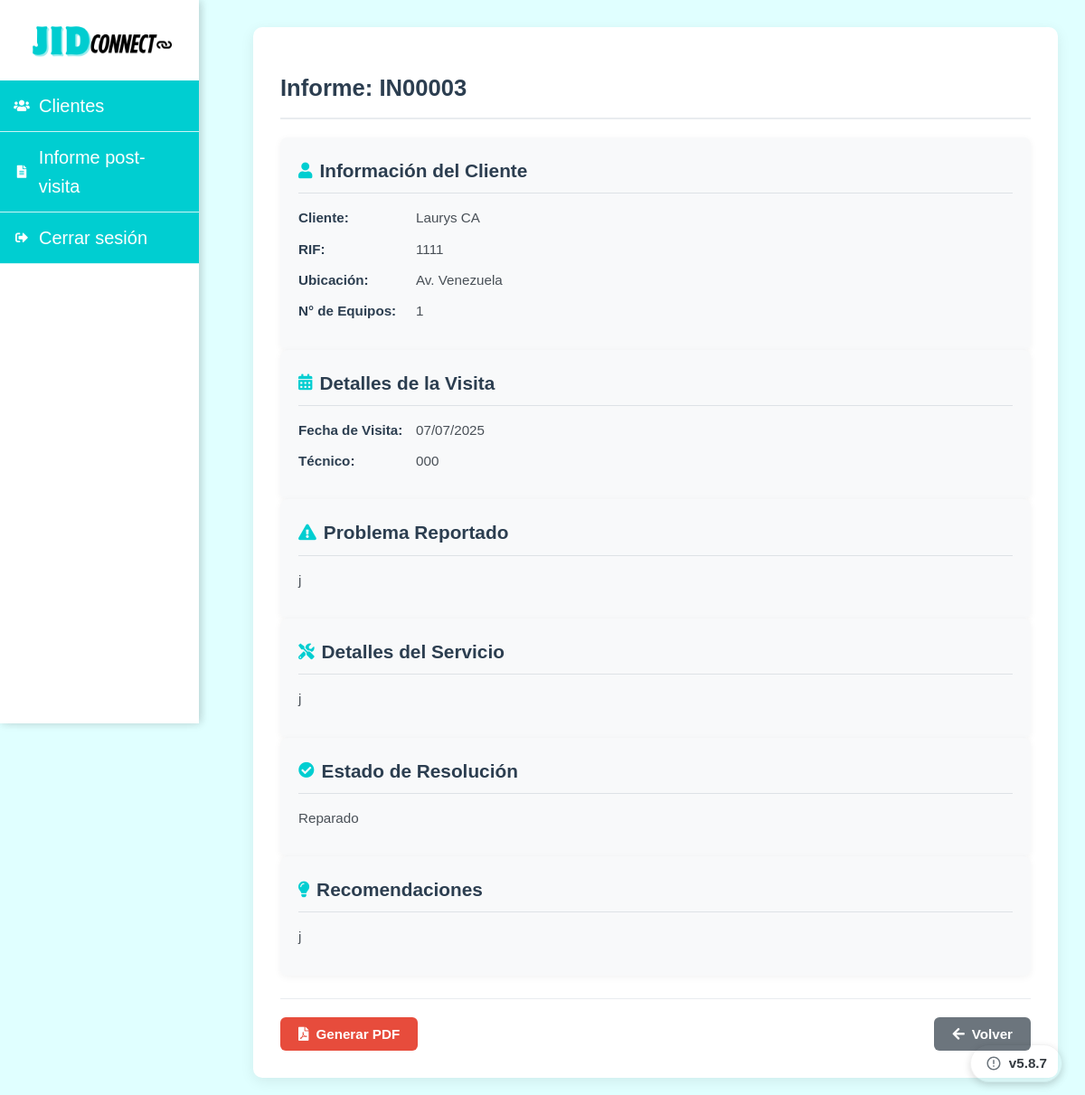
/ver_informe.php?id=6 (signed in), run on the app's committed database.
### tables this page shows
CREATE TABLE `informes` (
  `id` int(11) NOT NULL,
  `cliente_id` int(11) NOT NULL,
  `servicio_id` int(11) DEFAULT NULL,
  `numero_informe` varchar(20) NOT NULL,
  `tecnico_nombre` varchar(100) NOT NULL,
  `problema_reportado` text NOT NULL,
  `detalles_servicio` text NOT NULL,
  `estado_resolucion` enum('Reparado','No reparado','Solucion temporal') NOT NULL,
  `recomendaciones` text DEFAULT NULL,
  `fecha_visita` date NOT NULL,
  `fecha_creacion` datetime NOT NULL DEFAULT current_timestamp()
);

CREATE TABLE `clientes` (
  `id` int(11) NOT NULL,
  `nombre` varchar(100) NOT NULL,
  `correo` varchar(100) NOT NULL,
  `rif` int(10) NOT NULL,
  `ubicacion` text NOT NULL,
  `telefono` int(11) NOT NULL,
  `n_equipos` int(11) NOT NULL DEFAULT 0,
  `fecha_registro` datetime DEFAULT current_timestamp(),
  `estado` enum('activo','inactivo') NOT NULL DEFAULT 'activo' COMMENT 'Estado del cliente: activo o inactivo'
);

### ver_informe.php (the view, shortened to what this page needs)
<?php
$conexion = obtenerConexion();
$id = $_GET['id'];
$query = "SELECT i.*, c.nombre as cliente_nombre, c.rif, c.ubicacion, c.n_equipos
          FROM informes i
          JOIN clientes c ON i.cliente_id = c.id
          WHERE i.id = ?";
$stmt = $conexion->prepare($query);
$stmt->bind_param("i", $id);
if (!$stmt->execute()) {
    die('Error al ejecutar la consulta: ' . $stmt->error);
}
$result = $stmt->get_result();
$informe = $result->fetch_assoc();
?>
<!DOCTYPE html>
<html lang="es">
<head>
    <link rel="stylesheet" href="css/ver_informe.css">
    <link rel="stylesheet" href="https://cdnjs.cloudflare.com/ajax/libs/font-awesome/6.0.0-beta3/css/all.min.css">
</head>
<body>
    <div class="menu-container">
        <?php include('menu.php'); ?>
    </div>
    <div class="main-content">
        <div class="informe-container">
            <h1>Informe: <?php echo htmlspecialchars($informe['numero_informe']); ?></h1>
            <div class="informe-section">
                <h2><i class="fas fa-user"></i> Información del Cliente</h2>
                <p><strong>Cliente:</strong> <?php echo htmlspecialchars($informe['cliente_nombre']); ?></p>
                <p><strong>RIF:</strong> <?php echo htmlspecialchars($informe['rif']); ?></p>
                <p><strong>Ubicación:</strong> <?php echo htmlspecialchars($informe['ubicacion']); ?></p>
                <p><strong>N° de Equipos:</strong> <?php echo htmlspecialchars($informe['n_equipos']); ?></p>
            </div>
            <div class="informe-section">
                <h2><i class="fas fa-calendar-alt"></i> Detalles de la Visita</h2>
                <p><strong>Fecha de Visita:</strong> <?php echo date('d/m/Y', strtotime($informe['fecha_visita'])); ?></p>
                <p><strong>Técnico:</strong> <?php echo htmlspecialchars($informe['tecnico_nombre']); ?></p>
            </div>
            <div class="informe-section">
                <h2><i class="fas fa-exclamation-triangle"></i> Problema Reportado</h2>
                <p><?php echo nl2br(htmlspecialchars($informe['problema_reportado'])); ?></p>
            </div>
            <div class="informe-section">
                <h2><i class="fas fa-tools"></i> Detalles del Servicio</h2>
                <p><?php echo nl2br(htmlspecialchars($informe['detalles_servicio'])); ?></p>
            </div>
            <div class="informe-section">
                <h2><i class="fas fa-check-circle"></i> Estado de Resolución</h2>
                <p><?php echo htmlspecialchars($informe['estado_resolucion']); ?></p>
            </div>
            <div class="informe-section">
                <h2><i class="fas fa-lightbulb"></i> Recomendaciones</h2>
                <p><?php echo !empty($informe['recomendaciones']) ? nl2br(htmlspecialchars($informe['recomendaciones'])) : 'Ninguna'; ?></p>
            </div>
            <div class="informe-actions">
                <form method="POST">
                    <button type="submit" name="generar_pdf" class="btn-print"><i class="fas fa-file-pdf"></i> Generar PDF</button>
                </form>
                <button onclick="window.history.back()" class="btn-back"><i class="fas fa-arrow-left"></i> Volver</button>
            </div>
        </div>
    </div>
</body>
</html>

### css/ver_informe.css (style rules this page uses)
body { font-family: Arial, Helvetica, sans-serif; background-color: #E0FFFF; margin: 0; padding: 0; color: #343a40; line-height: 1.6; overflow-x: hidden; }
.main-content { margin-left: 250px; padding: 20px; transition: all 0.3s ease; }
.informe-container { background-color: #ffffff; border-radius: 10px; box-shadow: 0 4px 15px rgba(0, 0, 0, 0.08); padding: 25px; max-width: 100%; margin: 0 auto; box-sizing: border-box; }
.informe-container h1 { color: #2c3e50; margin-bottom: 20px; padding-bottom: 12px; border-bottom: 2px solid #e9ecef; font-size: 1.6rem; word-break: break-word; }
.informe-section { background-color: #f8f9fa; padding: 20px; border-radius: 8px; box-shadow: 0 2px 8px rgba(0, 0, 0, 0.05); width: 100%; box-sizing: border-box; }
.informe-section h2 { color: #2c3e50; font-size: 1.3rem; margin-top: 0; margin-bottom: 15px; padding-bottom: 8px; border-bottom: 1px solid #dee2e6; display: flex; align-items: center; gap: 8px; }
.informe-section p { margin: 10px 0; color: #495057; font-size: 0.95rem; display: flex; flex-wrap: wrap; }
.informe-section p strong { color: #2c3e50; min-width: 120px; font-weight: 600; margin-right: 10px; }
.informe-actions { display: flex; flex-direction: column; gap: 12px; margin-top: 25px; padding-top: 20px; border-top: 1px solid #e9ecef; }
.btn-back { background-color: #6c757d; color: white; padding: 10px; border: none; border-radius: 6px; cursor: pointer; font-weight: 600; text-decoration: none; display: flex; align-items: center; justify-content: center; gap: 8px; font-size: 0.95rem; width: 100%; box-sizing: border-box; }
.btn-print { background-color: #e74c3c; color: white; padding: 10px; border: none; border-radius: 6px; cursor: pointer; font-weight: 600; display: flex; align-items: center; justify-content: center; gap: 8px; font-size: 0.95rem; width: 100%; box-sizing: border-box; }
.informe-section h2 i { font-size: 1.1rem; color: #00CED1; }
@media (min-width: 768px) { .main-content { padding: 25px; } }
@media (min-width: 768px) { .informe-container { padding: 30px; } }
@media (min-width: 768px) { .informe-actions { flex-direction: row; justify-content: space-between; } }
@media (min-width: 768px) { .btn-back, .btn-print { width: auto; padding: 10px 20px; } }
@media (min-width: 992px) { .main-content { margin-left: 250px; padding: 30px; } }
@media (min-width: 992px) { .informe-container { max-width: 1000px; } }
@media (min-width: 992px) { .informe-actions { flex-direction: row; } }

### css/menu.css (style rules this page uses)
.menu-container { width: 220px; min-width: 220px; background-color: white; box-shadow: 2px 0 10px rgba(0,0,0,0.1); height: 100vh; position: fixed; left: 0; top: 0; z-index: 1000; overflow-y: auto; }

### data on the page
informes: numero_informe "IN00003", cliente.nombre "Laurys CA", cliente.rif "1111", cliente.ubicacion "Av. Venezuela", cliente.n_equipos "1", fecha_visita "07/07/2025", tecnico_nombre "000", problema_reportado "j", detalles_servicio "j", estado_resolucion "Reparado", recomendaciones "j"
